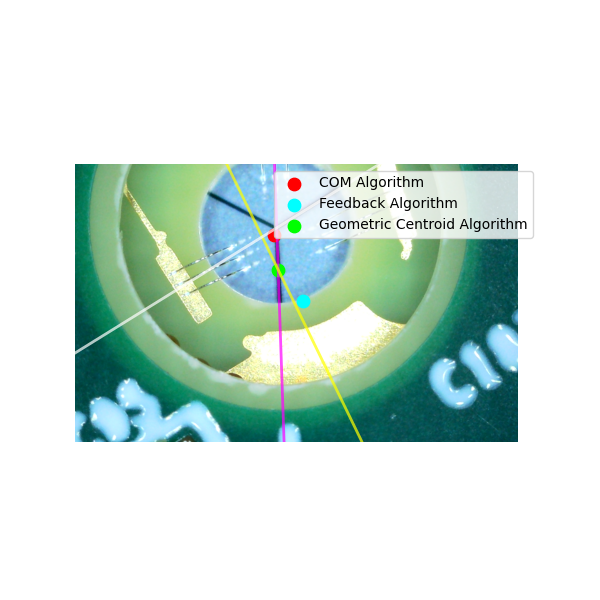
#> input picture Example_Training_Images/Proof_Need_Anlge_filter_In_Lines.png, 600 x 600 px; its folder holds only this picture in this run
$ python -i Dataset_Builder_Fast.py   (imports and definitions only)
#> lines starting #> are read from the running program, lines starting #| are printed output that depends on the picture; after the words box and inside, x2 and y2 are one past the last pixel; in counts of white or black regions, pixels touching at a corner belong together
from PIL import Image, ImageDraw
import os
import preprocess.Image_Processing_Tools as IPT
from preprocess.SetQuality_Checker import compute_new_center, debug_integral_bands
import numpy as np
from preprocess.orientation_verification import verify_orientation
import preprocess.SetQuality_Checker as SetQuality_Checker
from Folder_to_Report_config import CONFIG
import re
import Text_Report

RAW_DIR = os.path.join(CONFIG["BASE_DIR"], CONFIG["INPUT_DIR"])
PROCESSED_DIR = os.path.join(CONFIG["BASE_DIR"], CONFIG["PROCESSED_DIR"])


# [254 lines left out: functions center_notch, classify_from_filename, Main_Process, not called in this run]

"""def center_cal_dot(img):
    # crop or preprocess if needed
    #img.show()  # <-- DEBUG    #these include the Upper Ui Section


    img2 = img
    img2 = img2.crop((0, 350, img.width, img.height))
    #img2.show()
    bx, by, _ = IPT.compute_combined_com(img2)
    img2 = img2.crop((bx-300, by-300, bx+300, by+300))
    #img2.show()  # <-- DEBUG    #these include the Upper Ui Section

    Mask = IPT.compute_combined_mask(img2)
    dx, dy, _ = IPT.compute_combined_com(img2)
    maskprev = mask_to_preview(Mask, color=(0, 255, 0))
    print("[DEBUG COM] mask size (H,W):", Mask.shape)


    cx, cy, _ = IPT.compute_combined_com(img)
    return cx, cy"""

"""def center_cal_dot(img):
    img2 = img.crop((0, 350, img.width, img.height))

    cx, cy, _ = IPT.compute_combined_com(img2)

    # convert cropped COM → full-image COM
    cy += 350

    return cx, cy"""


# [108 lines left out: function center_cal_dot, not called in this run]


"""def center_guard_ring(img):
    #img.show()  # <-- DEBUG

    img2 = img
    img2 = img2.crop((0, 350, img.width, img.height))
    #img2.show()
    bx, by, _ = IPT.compute_combined_com(img2)

    Mask = IPT.compute_combined_mask(img2)
    print("[DEBUG COM] mask size (H,W):", Mask.shape)


    cx, cy, _ = IPT.compute_gold_com(img)
    return cx, cy"""

# [35 lines left out: functions center_guard_ring, OLD_center_default, not called in this run]

def center_default(img, crop_size=600):
#> called with crop_size = 600
    import cv2
    import numpy as np

    # Convert PIL → OpenCV if needed
    if not isinstance(img, np.ndarray):
        img = np.array(img)
        img = cv2.cvtColor(img, cv2.COLOR_RGB2BGR)

    H, W = img.shape[:2]
#> H = 600; W = 600

    # -----------------------------------------
    # 1. Crop region used for COM
    # -----------------------------------------
    crop = img[350:, 150:-150]
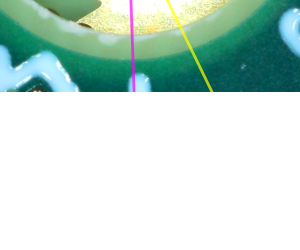
#> crop: shape (250, 300, 3); mean R, G, B 196.8, 220.1, 211.5
    ch, cw = crop.shape[:2]
#> ch = 250; cw = 300

    hsv = cv2.cvtColor(crop, cv2.COLOR_BGR2HSV)
#> hsv: shape (250, 300, 3); mean H, S, V 17.4, 53.3, 221.8

    # -----------------------------------------
    # 2. Build NOT-green and NOT-gold mask
    # -----------------------------------------
    green_lower1 = np.array([35, 40, 20])
    green_upper1 = np.array([85, 255, 150])
    green_lower2 = np.array([35, 80, 150])
    green_upper2 = np.array([85, 255, 255])
    green_mask = cv2.bitwise_or(
        cv2.inRange(hsv, green_lower1, green_upper1),
        cv2.inRange(hsv, green_lower2, green_upper2)
    )
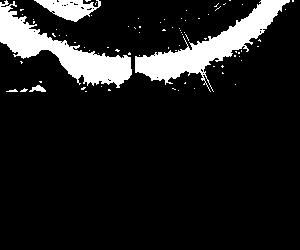
#> green_mask: shape (250, 300); 11.6% white; 78 white regions (73 under 20 px), largest, box (x1, y1, x2, y2) and area: (135, 0, 290, 92) 3837, (0, 0, 132, 88) 3774, (34, 0, 101, 22) 805, (29, 85, 46, 92) 67, (6, 89, 18, 92) 22

    gold_lower1 = np.array([15, 120, 150])
    gold_upper1 = np.array([35, 255, 255])
    gold_lower2 = np.array([10, 100, 120])
    gold_upper2 = np.array([25, 255, 255])
    gold_mask = cv2.bitwise_or(
        cv2.inRange(hsv, gold_lower1, gold_upper1),
        cv2.inRange(hsv, gold_lower2, gold_upper2)
    )
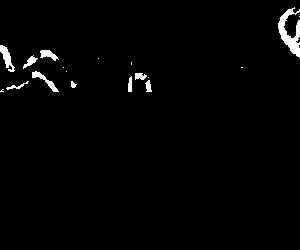
#> gold_mask: shape (250, 300); 1.7% white; 18 white regions (8 under 20 px), largest, box (x1, y1, x2, y2) and area: (278, 7, 300, 58) 496, (0, 45, 15, 72) 174, (32, 71, 59, 92) 149

    excluded = cv2.bitwise_or(green_mask, gold_mask)
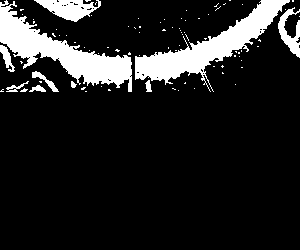
#> excluded: shape (250, 300); 13.3% white; 86 white regions (76 under 20 px), largest, box (x1, y1, x2, y2) and area: (0, 0, 132, 92) 4020, (135, 0, 290, 92) 3900, (34, 0, 101, 22) 805
    keep_mask = cv2.bitwise_not(excluded)
    keep_mask = cv2.medianBlur(keep_mask, 5)
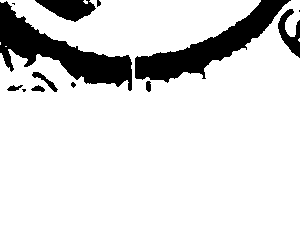
#> keep_mask: shape (250, 300); 87% white; 13 black regions (3 under 20 px), largest, box (x1, y1, x2, y2) and area: (0, 1, 132, 91) 4197, (135, 0, 291, 83) 3865, (35, 0, 96, 22) 816

    # -----------------------------------------
    # 3. Compute COM
    # -----------------------------------------
    M = cv2.moments(keep_mask)
#> M = moments, m00 16644360, centre m10/m00, m01/m00 = (152.3, 136.2)
    if M["m00"] == 0:
        return None, None

    cx_crop = int(M["m10"] / M["m00"])
#> cx_crop = 152
    cy_crop = int(M["m01"] / M["m00"])
#> cy_crop = 136

    # -----------------------------------------
    # 4. Convert to full-image coordinates
    # -----------------------------------------
    cx_raw = cx_crop + 150
#> cx_raw = 302
    cy_raw = cy_crop + 350
#> cy_raw = 486

    # -----------------------------------------
    # 5. Recenter toward image center (stabilizer)
    # -----------------------------------------
    alpha = 0.35  # 0 = old center, 1 = pure COM
    cx_blend = int((1 - alpha) * (W // 2) + alpha * cx_raw)
#> cx_blend = 300
    cy_blend = int((1 - alpha) * (H // 2) + alpha * cy_raw)
#> cy_blend = 365

    # -----------------------------------------
    # 6. Clamp so crop never goes out of bounds
    # -----------------------------------------
    half = crop_size // 2
    cx = max(half, min(cx_blend, W - half))
#> cx = 300
    cy = max(half, min(cy_blend, H - half))
#> cy = 300

    return cx, cy


# [227 lines left out: functions compute_module_center, show_module_center_debug, save_processed_image, Main_Controller, not called in this run]

#Main_Controller()
import cv2
import numpy as np

# [47 lines left out: functions debug_show_center, show_image_with_vector, not called in this run]

    # Show the result
#    img_copy.show()

from PIL import Image

# [32 lines left out: function mask_to_preview, not called in this run]

>>> import cv2
>>> picture = cv2.cvtColor(cv2.imread('../Example_Training_Images/Proof_Need_Anlge_filter_In_Lines.png'), cv2.COLOR_BGR2RGB)
>>> result = center_default(picture)
#> result = (300, 300)
